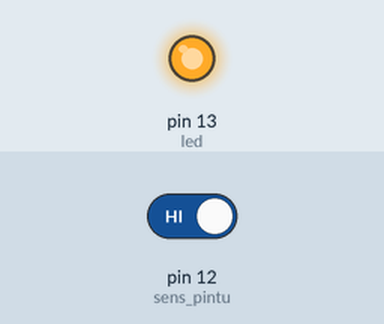
Recording of a sketch running on a simulated Arduino Uno, built with avr-gcc and run on an emulated ATmega328P. On the bench: output pins drawn as LEDs (lit = HIGH). The test bench sets the inputs (shaded band); at power-on: pin 12 (sens_pintu) HIGH.

Above: at 1.2 s.
1.3 s: pin 12 (sens_pintu) driven LOW
At 2.5 s:
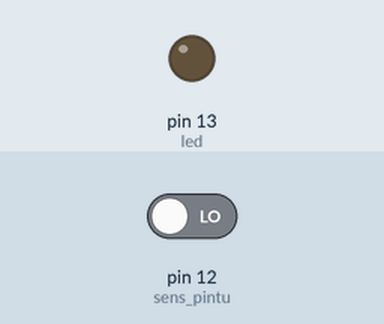
2.8 s: pin 12 (sens_pintu) driven HIGH
At 3.8 s:
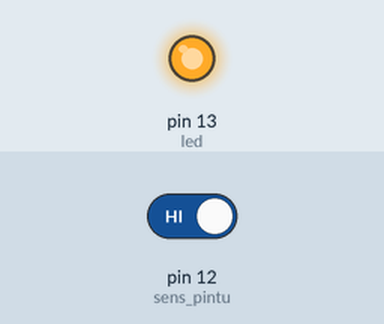
Timing chart, 0 to 5.8 s (numbered marks = the images above; inputs shaded):
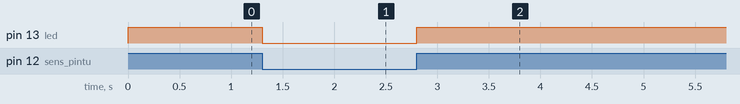

Measured:
- after the input at 1.3 s, pin 13 (led): HIGH → LOW at once
- after the input at 2.8 s, pin 13 (led): LOW → HIGH at once

The sketch:

limit_bab4.ino
```cpp
#define sens_pintu 12
int sensor;
#define led 13
void setup() {
  // put your setup code here, to run once:
pinMode(sens_pintu ,INPUT_PULLUP);
pinMode(led,OUTPUT);
}

void loop() {
  // put your main code here, to run repeatedly:
sensor = digitalRead(sens_pintu);
if (sensor == 0){
  digitalWrite(led,LOW);

}
else {
  digitalWrite(led,HIGH);
}
}
```
